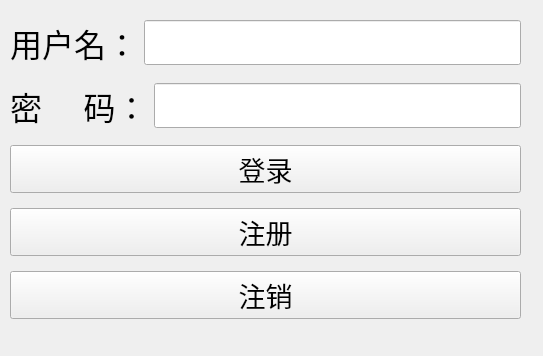
<?xml version="1.0" encoding="UTF-8"?>
<ui version="4.0">
 <class>TcpClient</class>
 <widget class="QWidget" name="TcpClient">
  <property name="geometry">
   <rect>
    <x>0</x>
    <y>0</y>
    <width>543</width>
    <height>356</height>
   </rect>
  </property>
  <property name="font">
   <font>
    <family>Adobe 宋体 Std L</family>
    <pointsize>24</pointsize>
   </font>
  </property>
  <property name="windowTitle">
   <string>TcpClient</string>
  </property>
  <widget class="QWidget" name="layoutWidget">
   <property name="geometry">
    <rect>
     <x>10</x>
     <y>10</y>
     <width>511</width>
     <height>321</height>
    </rect>
   </property>
   <layout class="QVBoxLayout" name="verticalLayout">
    <item>
     <layout class="QHBoxLayout" name="horizontalLayout">
      <item>
       <widget class="QLabel" name="name_lab">
        <property name="font">
         <font>
          <family>Adobe 宋体 Std L</family>
          <pointsize>24</pointsize>
         </font>
        </property>
        <property name="text">
         <string>用户名：</string>
        </property>
       </widget>
      </item>
      <item>
       <widget class="QLineEdit" name="name_le">
        <property name="font">
         <font>
          <pointsize>20</pointsize>
         </font>
        </property>
       </widget>
      </item>
     </layout>
    </item>
    <item>
     <layout class="QHBoxLayout" name="horizontalLayout_2">
      <item>
       <widget class="QLabel" name="pwd_lab_2">
        <property name="font">
         <font>
          <pointsize>24</pointsize>
         </font>
        </property>
        <property name="text">
         <string>密     码：</string>
        </property>
       </widget>
      </item>
      <item>
       <widget class="QLineEdit" name="pwd_le">
        <property name="font">
         <font>
          <pointsize>20</pointsize>
         </font>
        </property>
        <property name="echoMode">
         <enum>QLineEdit::Password</enum>
        </property>
       </widget>
      </item>
     </layout>
    </item>
    <item>
     <widget class="QPushButton" name="login_pb">
      <property name="font">
       <font>
        <family>Adobe 宋体 Std L</family>
        <pointsize>20</pointsize>
       </font>
      </property>
      <property name="text">
       <string>登录</string>
      </property>
     </widget>
    </item>
    <item>
     <widget class="QPushButton" name="regist_pb">
      <property name="font">
       <font>
        <family>Adobe 宋体 Std L</family>
        <pointsize>20</pointsize>
       </font>
      </property>
      <property name="text">
       <string>注册</string>
      </property>
     </widget>
    </item>
    <item>
     <widget class="QPushButton" name="cancel_pb">
      <property name="font">
       <font>
        <family>Adobe 宋体 Std L</family>
        <pointsize>20</pointsize>
       </font>
      </property>
      <property name="text">
       <string>注销</string>
      </property>
     </widget>
    </item>
   </layout>
  </widget>
 </widget>
 <resources/>
 <connections/>
</ui>
